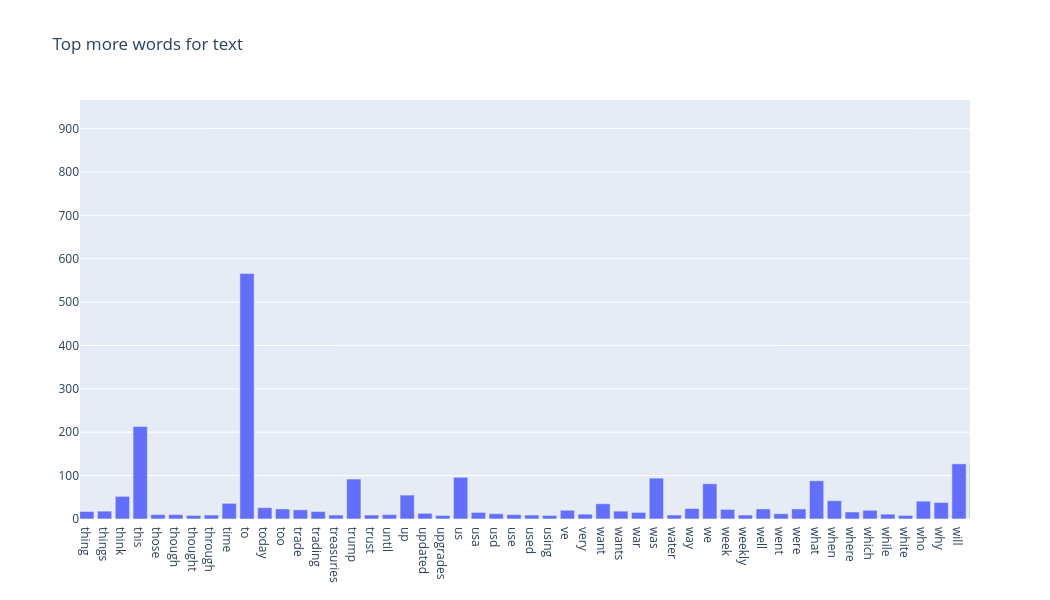

Notebook code cell kept with this figure:
### Code cell
# Answer here
print(''' 先來看看這個freq的資料分布如何，再來決定篩選的門檻值''')

freq_series_text = pd.Series(term_freq_text)
print(freq_series_text.describe(percentiles=[.1, .25, .5, .75, .9, .95, .99]))

print("可以看出這個資料差異沒有特，但詞會用量上有一定比例的差距，決定先用90%=7,先做篩選")

print("決定門檻值，篩出有用、較多的資料")
# 正確的詞頻計算（每個詞 across 所有文件）
more= term_freq_text>7

print("繪圖")
fig = go.Figure(go.Bar(x=count_vect_text.get_feature_names_out()[more], 
                       y=term_freq_text[more]))
fig.update_layout(
    title='Top more words for text',
    xaxis=dict(
        tickmode='array',
        range=[0, 50]
    ),
    width=1050,
    height=600
)


fig.show()

print(''' 
在內文的部分，因為有許多文章撰寫需求，出現更多的是介係詞，而非有意義的詞，可以看出title和text顯現出不同的資料特性。
''')

### Figure 1 — Plotly figure (JSON) as saved in the notebook; plotly's stock layout.template omitted (floating-point values rounded to 4 significant figures; data arrays with more than 128 entries replaced by an {"elided": "..."} marker saying what was removed)
{"data": [{"type": "bar", "x": {"elided": "398 str values"}, "y": {"elided": "398 int values"}}], "layout": {"dragmode": "pan", "height": 600, "title": {"text": "Top more words for text"}, "width": 1050, "xaxis": {"autorange": false, "range": [330.6, 380.6], "tickmode": "array", "type": "category"}, "yaxis": {"autorange": false, "range": [-2.454, 966.0], "type": "linear"}}}
